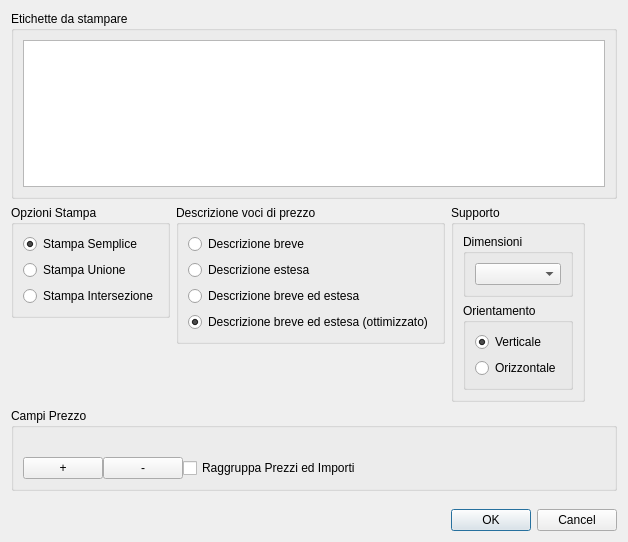
<?xml version="1.0" encoding="UTF-8"?>
<ui version="4.0">
 <class>BillAttributePrinterGUI</class>
 <widget class="QDialog" name="BillAttributePrinterGUI">
  <property name="geometry">
   <rect>
    <x>0</x>
    <y>0</y>
    <width>584</width>
    <height>542</height>
   </rect>
  </property>
  <property name="windowTitle">
   <string>Stampa Computo con Etichette</string>
  </property>
  <layout class="QGridLayout" name="gridLayout">
   <item row="1" column="2">
    <layout class="QVBoxLayout" name="verticalLayout_2">
     <item>
      <widget class="QGroupBox" name="groupBox_4">
       <property name="title">
        <string>Descrizione voci di prezzo</string>
       </property>
       <layout class="QGridLayout" name="gridLayout_6">
        <item row="0" column="0">
         <widget class="QRadioButton" name="printShortDescRadioButton">
          <property name="text">
           <string>Descrizione breve</string>
          </property>
         </widget>
        </item>
        <item row="1" column="0">
         <widget class="QRadioButton" name="printLongDescRadioButton">
          <property name="text">
           <string>Descrizione estesa</string>
          </property>
         </widget>
        </item>
        <item row="2" column="0">
         <widget class="QRadioButton" name="printShortLongDescRadioButton">
          <property name="text">
           <string>Descrizione breve ed estesa</string>
          </property>
         </widget>
        </item>
        <item row="3" column="0">
         <widget class="QRadioButton" name="printShortLongDescOptRadioButton">
          <property name="text">
           <string>Descrizione breve ed estesa (ottimizzato)</string>
          </property>
          <property name="checked">
           <bool>true</bool>
          </property>
         </widget>
        </item>
       </layout>
      </widget>
     </item>
     <item>
      <spacer name="verticalSpacer_4">
       <property name="orientation">
        <enum>Qt::Vertical</enum>
       </property>
       <property name="sizeHint" stdset="0">
        <size>
         <width>20</width>
         <height>40</height>
        </size>
       </property>
      </spacer>
     </item>
    </layout>
   </item>
   <item row="1" column="3">
    <layout class="QVBoxLayout" name="verticalLayout_3">
     <item>
      <widget class="QGroupBox" name="groupBox_3">
       <property name="title">
        <string>Supporto</string>
       </property>
       <layout class="QGridLayout" name="gridLayout_5">
        <item row="1" column="0">
         <widget class="QGroupBox" name="paperOrientationGroupBox">
          <property name="title">
           <string>Orientamento</string>
          </property>
          <layout class="QGridLayout" name="gridLayout_4">
           <item row="0" column="0">
            <widget class="QRadioButton" name="paperVerticalRadioButton">
             <property name="text">
              <string>Verticale</string>
             </property>
             <property name="checked">
              <bool>true</bool>
             </property>
            </widget>
           </item>
           <item row="1" column="0">
            <widget class="QRadioButton" name="paperHorizzontalRadioButton">
             <property name="text">
              <string>Orizzontale</string>
             </property>
             <property name="checked">
              <bool>false</bool>
             </property>
            </widget>
           </item>
          </layout>
         </widget>
        </item>
        <item row="0" column="0">
         <widget class="QGroupBox" name="paperDImensionsGroupBox">
          <property name="title">
           <string>Dimensioni</string>
          </property>
          <layout class="QGridLayout" name="gridLayout_7">
           <item row="0" column="0">
            <widget class="QComboBox" name="paperDimensionsComboBox"/>
           </item>
          </layout>
         </widget>
        </item>
       </layout>
      </widget>
     </item>
    </layout>
   </item>
   <item row="1" column="4">
    <spacer name="horizontalSpacer">
     <property name="orientation">
      <enum>Qt::Horizontal</enum>
     </property>
     <property name="sizeHint" stdset="0">
      <size>
       <width>335</width>
       <height>20</height>
      </size>
     </property>
    </spacer>
   </item>
   <item row="4" column="1" colspan="3">
    <spacer name="verticalSpacer">
     <property name="orientation">
      <enum>Qt::Vertical</enum>
     </property>
     <property name="sizeHint" stdset="0">
      <size>
       <width>488</width>
       <height>57</height>
      </size>
     </property>
    </spacer>
   </item>
   <item row="5" column="3" colspan="2">
    <widget class="QDialogButtonBox" name="buttonBox">
     <property name="orientation">
      <enum>Qt::Horizontal</enum>
     </property>
     <property name="standardButtons">
      <set>QDialogButtonBox::Cancel|QDialogButtonBox::Ok</set>
     </property>
    </widget>
   </item>
   <item row="1" column="0" colspan="2">
    <layout class="QVBoxLayout" name="verticalLayout">
     <item>
      <widget class="QGroupBox" name="groupBox_2">
       <property name="title">
        <string>Opzioni Stampa</string>
       </property>
       <layout class="QGridLayout" name="gridLayout_3">
        <item row="0" column="0">
         <widget class="QRadioButton" name="attributePrintSimpleRadioButton">
          <property name="text">
           <string>Stampa Semplice</string>
          </property>
          <property name="checked">
           <bool>true</bool>
          </property>
         </widget>
        </item>
        <item row="2" column="0">
         <widget class="QRadioButton" name="attributePrintIntersectionRadioButton">
          <property name="text">
           <string>Stampa Intersezione</string>
          </property>
          <property name="checked">
           <bool>false</bool>
          </property>
         </widget>
        </item>
        <item row="1" column="0">
         <widget class="QRadioButton" name="attributePrintUnionRadioButton">
          <property name="text">
           <string>Stampa Unione</string>
          </property>
          <property name="checked">
           <bool>false</bool>
          </property>
         </widget>
        </item>
       </layout>
      </widget>
     </item>
     <item>
      <spacer name="verticalSpacer_3">
       <property name="orientation">
        <enum>Qt::Vertical</enum>
       </property>
       <property name="sizeHint" stdset="0">
        <size>
         <width>20</width>
         <height>40</height>
        </size>
       </property>
      </spacer>
     </item>
    </layout>
   </item>
   <item row="0" column="0" colspan="5">
    <widget class="QGroupBox" name="groupBox">
     <property name="title">
      <string>Etichette da stampare</string>
     </property>
     <layout class="QGridLayout" name="gridLayout_2">
      <item row="0" column="0">
       <widget class="QTableView" name="attributesTableView"/>
      </item>
     </layout>
    </widget>
   </item>
   <item row="2" column="0" colspan="5">
    <widget class="QGroupBox" name="priceFieldsGroupBox">
     <property name="title">
      <string>Campi Prezzo</string>
     </property>
     <layout class="QGridLayout" name="priceFieldsGroupBoxLayout">
      <property name="spacing">
       <number>0</number>
      </property>
      <item row="2" column="0">
       <layout class="QHBoxLayout" name="priceFieldComboBoxLayout">
        <item>
         <layout class="QHBoxLayout" name="horizontalLayout"/>
        </item>
        <item>
         <spacer name="horizontalSpacer_3">
          <property name="orientation">
           <enum>Qt::Horizontal</enum>
          </property>
          <property name="sizeHint" stdset="0">
           <size>
            <width>40</width>
            <height>20</height>
           </size>
          </property>
         </spacer>
        </item>
       </layout>
      </item>
      <item row="4" column="0">
       <layout class="QGridLayout" name="priceFieldPushButtonLayout">
        <item row="0" column="3">
         <spacer name="piceFieldPushButtonSpacer">
          <property name="orientation">
           <enum>Qt::Horizontal</enum>
          </property>
          <property name="sizeHint" stdset="0">
           <size>
            <width>40</width>
            <height>20</height>
           </size>
          </property>
         </spacer>
        </item>
        <item row="0" column="0">
         <widget class="QPushButton" name="insertPriceFieldPushButton">
          <property name="text">
           <string>+</string>
          </property>
         </widget>
        </item>
        <item row="0" column="1">
         <widget class="QPushButton" name="removePriceFieldPushButton">
          <property name="text">
           <string>-</string>
          </property>
         </widget>
        </item>
        <item row="0" column="2">
         <widget class="QCheckBox" name="groupPriceAmountCheckBox">
          <property name="text">
           <string>Raggruppa Prezzi ed Importi</string>
          </property>
         </widget>
        </item>
       </layout>
      </item>
     </layout>
    </widget>
   </item>
  </layout>
 </widget>
 <resources/>
 <connections>
  <connection>
   <sender>buttonBox</sender>
   <signal>accepted()</signal>
   <receiver>BillAttributePrinterGUI</receiver>
   <slot>accept()</slot>
   <hints>
    <hint type="sourcelabel">
     <x>248</x>
     <y>254</y>
    </hint>
    <hint type="destinationlabel">
     <x>157</x>
     <y>274</y>
    </hint>
   </hints>
  </connection>
  <connection>
   <sender>buttonBox</sender>
   <signal>rejected()</signal>
   <receiver>BillAttributePrinterGUI</receiver>
   <slot>reject()</slot>
   <hints>
    <hint type="sourcelabel">
     <x>316</x>
     <y>260</y>
    </hint>
    <hint type="destinationlabel">
     <x>286</x>
     <y>274</y>
    </hint>
   </hints>
  </connection>
 </connections>
</ui>
